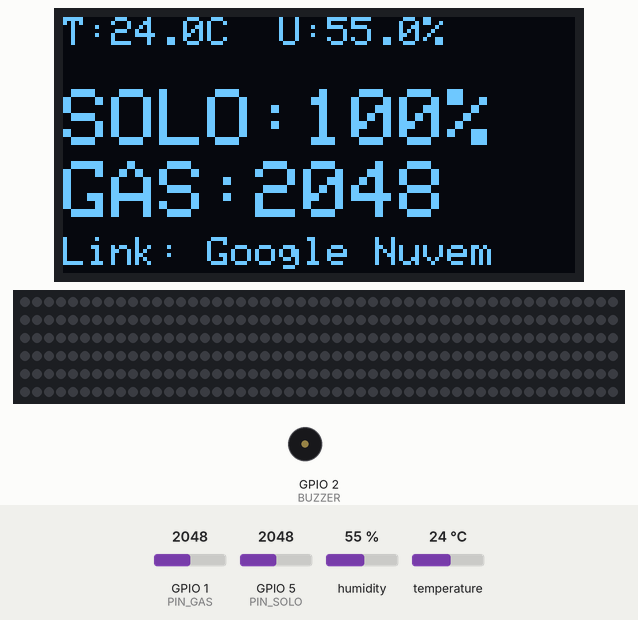
Bench run of a sketch on a simulated ESP32. Shown: 128×64 one-colour display, 300 RGB LEDs in strip order, left to right, continuing on the next row, buzzer (waves = sounding). The test bench sets the inputs (shaded band); at power-on: humidity 55 %, temperature 24 °C, GPIO 1 (PIN_GAS) = 2048, GPIO 5 (PIN_SOLO) = 2048. WiFi joins after 1.5 s; servers stay silent unless stated; uploads are accepted with an empty reply; what the sketch prints to the serial monitor is not drawn.

Above: at 13.7 s.
13.8 s: humidity set to 22 %
At 15.7 s:
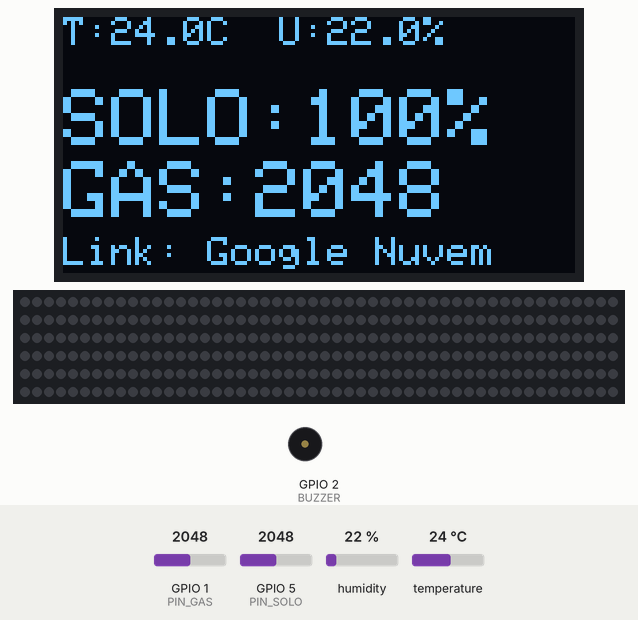
16.0 s: temperature set to 12 °C
At 17.2 s:
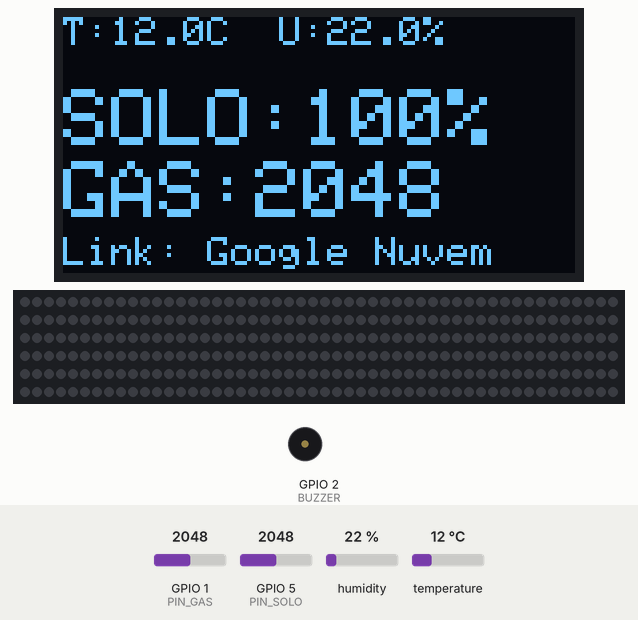
18.1 s: GPIO 1 (PIN_GAS) set to 2866
At 18.7 s:
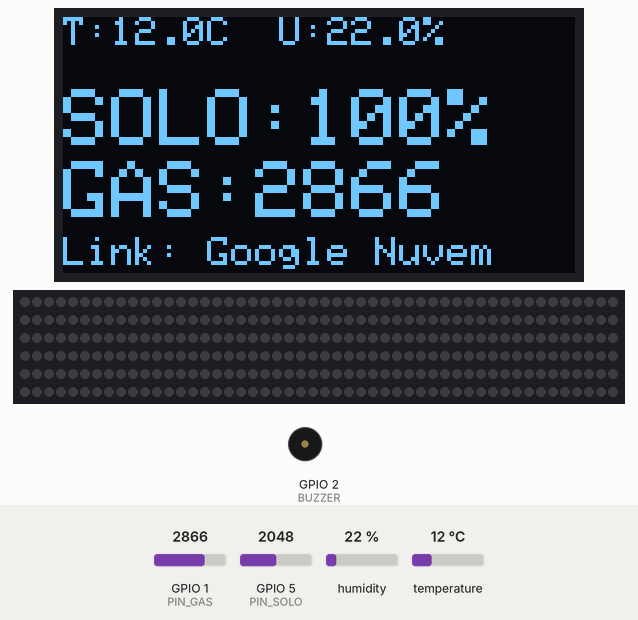
19.6 s: GPIO 5 (PIN_SOLO) set to 2866
At 20.5 s:
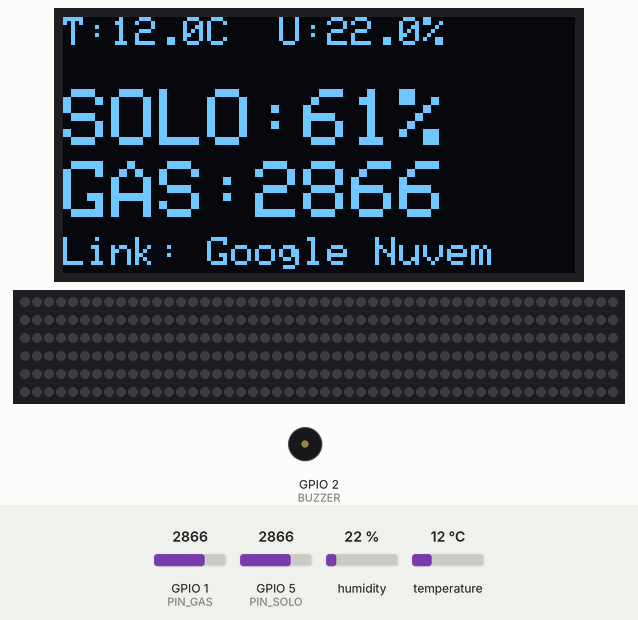
21.1 s: GPIO 1 (PIN_GAS) set to 3972
At 21.6 s:
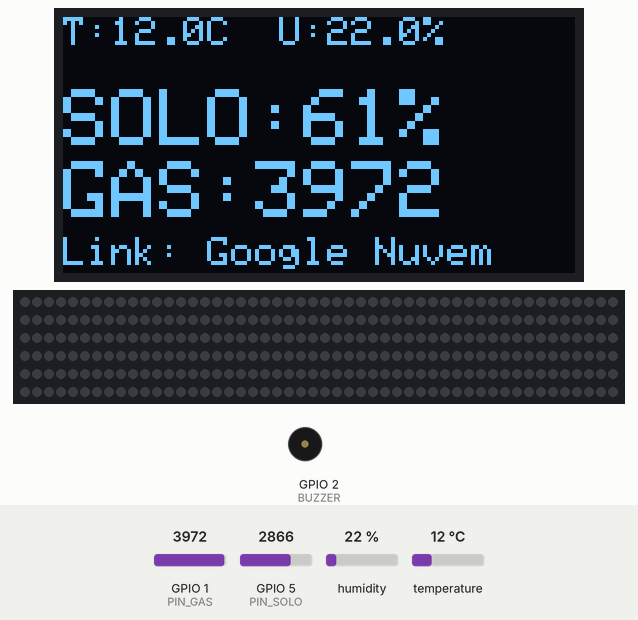
22.6 s: GPIO 5 (PIN_SOLO) set to 3972
At 23.7 s:
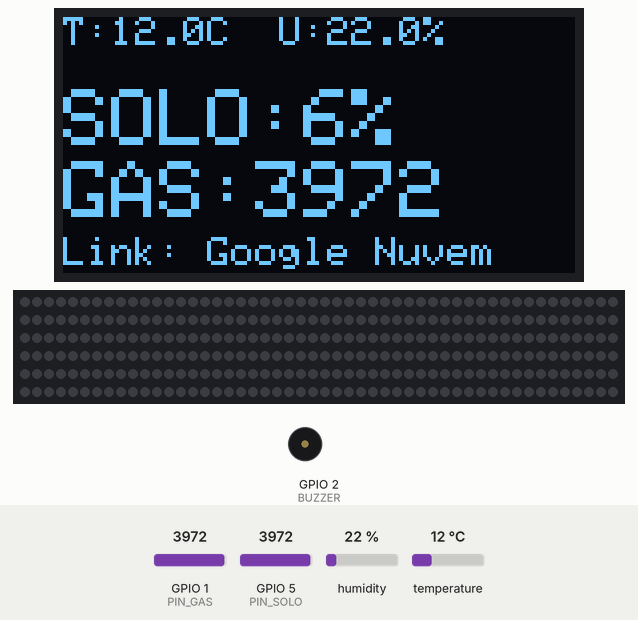
Timing chart, 0 to 25.1 s (numbered marks = the images above; inputs shaded):
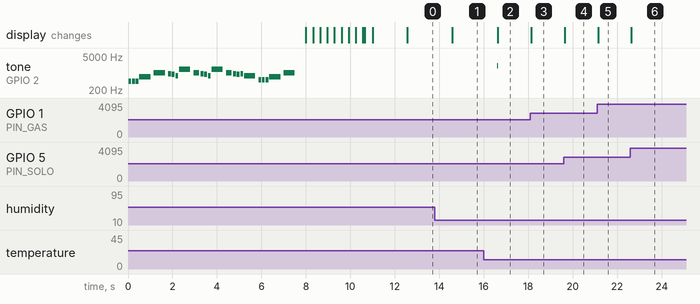

Measured:
- after the input at 13.8 s, the display: changes after 0.79 s (image 1)
- after the input at 16.0 s, tone on GPIO 2 (BUZZER): silent → 2000 Hz after 0.60 s, → silent 0.05 s later; the display: changes after 0.63 s (image 2)
- after the input at 18.1 s, the display: changes at once (image 3)
- after the input at 19.6 s, the display: changes after 0.05 s (image 4)
- after the input at 21.1 s, the display: changes after 0.05 s (image 5)
- after the input at 22.6 s, the display: changes at once (image 6)

The sketch:

esp.ino
```cpp
#include <WiFi.h>
#include <HTTPClient.h>
#include <WiFiClientSecure.h>
#include <DHT.h>
#include <Adafruit_GFX.h>
#include <Adafruit_SSD1306.h>
#include <Adafruit_NeoPixel.h>

// =================================================================
// SEU LINK DO GOOGLE APPS SCRIPT (APP DA WEB) CONFIGURADO!
// =================================================================
String URL_DO_GOOGLE = "https://script.google.com/macros/s/AKfycbxbeYkmxLtzrdt7WGx2PgVb7fc_UVgBTdQXTueUipQH_OoCT2Z_4wAQcTXXDWwtDb6IGw/exec";

// ================= CONFIGURAÇÃO WIFI =================
const char* ssid = "S24 Ultra de Thiago";
const char* password = "12345678";

// ========================= PINAGEM =============================
#define DHTPIN 40         // G40 - Sensor de Temperatura e Umidade
#define DHTTYPE DHT11

#define BUZZER 2          // G2  - Sirene/Bip
#define PIN_GAS 1         // G1  - Sensor de Gás (Analógico)
#define PIN_SOLO 5        // G5 Sensor humidade solo

// --- CONTROLES DE ATUAÇÃO ---
#define PIN_FITA 18       // Dados da Fita LED Endereçável
#define NUM_LEDS 300      // Quantidade de LEDs
#define PIN_RELE1 19      // Relé 1 (Cooler)
#define PIN_RELE2 21      // Relé 2 (Bomba d'Água / Umidificador)
#define PIN_RELE_PULSO 45 // NOVO: Relé extra que pulsa

// --- PINOS DO OLED ---
#define SDA_PIN 41        // G41
#define SCL_PIN 42        // G42

#define SCREEN_WIDTH 128
#define SCREEN_HEIGHT 64

Adafruit_SSD1306 display(SCREEN_WIDTH, SCREEN_HEIGHT, &Wire, -1);
DHT dht(DHTPIN, DHTTYPE);
Adafruit_NeoPixel fita(NUM_LEDS, PIN_FITA, NEO_GRB + NEO_KHZ800);

// --- VARIÁVEIS DE ESTADO ---
float ultimaTemp = -999;
bool estadoFita = false;
bool estadoRele1 = false;
bool estadoRele2 = false;

// --- VARIÁVEIS PARA O AUTODESLIGAMENTO DA BOMBA ---
unsigned long tempoInicioBomba = 0;
const long intervaloBomba = 5000; // 5 segundos

// --- TEMPORIZADOR PARA NUVEM ---
unsigned long tempoAnterior = 0;
const long intervaloEnvio = 3000; // Envia os dados e checa botões a cada 5 segundos

// ================= NOTAS STAR WARS =================
#define NOTE_AS4 466
#define NOTE_C5  523
#define NOTE_CS5 554
#define NOTE_D5  587
#define NOTE_DS5 622
#define NOTE_E5  659
#define NOTE_F5  698
#define NOTE_FS5 740
#define NOTE_G5  784
#define NOTE_GS5 831
#define NOTE_A5  880
#define NOTE_AS5 932
#define NOTE_B5  988
#define NOTE_C6  1047
#define NOTE_F6  1397

void tocarStarWars() {
  int melody[] = { NOTE_AS4, NOTE_AS4, NOTE_AS4, NOTE_F5, NOTE_C6, NOTE_AS5, NOTE_A5, NOTE_G5, NOTE_F6, NOTE_C6, NOTE_AS5, NOTE_A5, NOTE_G5, NOTE_F6, NOTE_C6, NOTE_AS5, NOTE_A5, NOTE_AS5, NOTE_G5, NOTE_C5, NOTE_C5, NOTE_C5, NOTE_F5, NOTE_C6 };
  int durations[] = { 8, 8, 8, 2, 2, 8, 8, 8, 2, 4, 8, 8, 8, 2, 4, 8, 8, 8, 2, 8, 8, 8, 2, 2 };
  int tamanho = sizeof(melody) / sizeof(melody[0]);
  for (int thisNote = 0; thisNote < tamanho; thisNote++) {
    int noteDuration = 1000 / durations[thisNote];
    tone(BUZZER, melody[thisNote], noteDuration);
    delay(noteDuration * 1.30);
    noTone(BUZZER);
  }
}

// ========================= ATUADORES ======================
void atualizarFita() {
  if(estadoFita) {
    for(int i=0; i<NUM_LEDS; i++) {
      if (i % 2 == 0) {
        // Se o número do LED for par (0, 2, 4...), pinta de Roxo
        fita.setPixelColor(i, fita.Color(160, 32, 240));
      } else {
        // Se o número do LED for ímpar (1, 3, 5...), pinta de Rosa
        fita.setPixelColor(i, fita.Color(255, 20, 147));
      }
    }
  } else {
    fita.clear();
  }
  fita.show();
}

// NOVO: Função para dar um pulso rápido no relé 45
void pulsarReleExtra() {
  pinMode(PIN_RELE_PULSO, OUTPUT);
  digitalWrite(PIN_RELE_PULSO, LOW); // Liga o relé
  delay(300);                        // Mantém ligado por 300ms (rapidamente)
  pinMode(PIN_RELE_PULSO, INPUT);    // Desliga usando o truque da alta impedância
}

// Essa função lê o que o Google Script respondeu
void processarComando(String cmd) {
  cmd.trim();
  if (cmd == "OK" || cmd == "") return; // Sem comandos novos

  Serial.println("Comando do Google: " + cmd);

  if (cmd == "TOGGLE_FITA") {
    estadoFita = !estadoFita;
    atualizarFita();
  }
  else if (cmd == "TOGGLE_RELE1") {
    estadoRele1 = !estadoRele1;
    // Dispara o pulso do relé 45 assim que o estado do relé 2 (Umidificador) muda
    pulsarReleExtra();

    if (estadoRele1) {
      // Para LIGAR: Configura como saída e manda 0V
      pinMode(PIN_RELE1, OUTPUT);
      digitalWrite(PIN_RELE1, LOW);
    } else {
      // Para DESLIGAR: Truque da Alta Impedância
      pinMode(PIN_RELE1, INPUT);
    }
  }
  else if (cmd == "TOGGLE_RELE2") {
    estadoRele2 = !estadoRele2;

    if (estadoRele2) {
      // Para LIGAR: Configura como saída e manda 0V
      pinMode(PIN_RELE2, OUTPUT);
      digitalWrite(PIN_RELE2, LOW);
      tempoInicioBomba = millis(); // <--- INICIA O CRONÔMETRO DE 5 SEGUNDOS
    } else {
      // Para DESLIGAR manualmente: Truque da Alta Impedância
      pinMode(PIN_RELE2, INPUT);
    }
  }
  else if (cmd == "RESTART") {
    display.clearDisplay(); display.setCursor(0,20); display.print("REINICIANDO..."); display.display();
    delay(2000);
    ESP.restart();
  }
}

// ========================= LETREIRO OLED ======================
void mostrarLetreiro() {
  display.clearDisplay();
  display.setTextSize(2);
  display.setTextColor(SSD1306_WHITE);
  display.setTextWrap(false);

  String texto = "ESTUFA INTELIGENTE TIGAS    ";
  int larguraTexto = texto.length() * 12;

  tocarStarWars();

  for (int x = SCREEN_WIDTH; x > -larguraTexto; x -= 5) {
    display.clearDisplay();
    display.setCursor(x, 25);
    display.print(texto);
    display.display();
    delay(10);
  }
  display.setTextWrap(true);
}

// ========================= SETUP ======================
void setup() {
  Serial.begin(115200);

  pinMode(BUZZER, OUTPUT);

  // TRUQUE PARA INICIAR DESLIGADO NO BOOT
  pinMode(PIN_RELE1, INPUT);
  // TRUQUE PARA INICIAR DESLIGADO NO BOOT
  pinMode(PIN_RELE2, INPUT);
  // TRUQUE PARA INICIAR DESLIGADO NO BOOT (NOVO RELÉ G45)
  pinMode(PIN_RELE_PULSO, INPUT);

  pinMode(PIN_SOLO, INPUT);
  pinMode(PIN_GAS, INPUT);

  Wire.begin(SDA_PIN, SCL_PIN);
  if(!display.begin(SSD1306_SWITCHCAPVCC, 0x3C)) {
    Serial.println(F("AVISO: Falha no OLED."));
  } else {
    mostrarLetreiro();
  }

  fita.begin();
  fita.setBrightness(50);
  fita.show();

  dht.begin();

  // Conectar no WiFi
  WiFi.begin(ssid, password);
  display.clearDisplay();
  display.setCursor(0,0);
  display.print("Conectando WiFi...");
  display.display();

  int tentativas = 0;
  while (WiFi.status() != WL_CONNECTED && tentativas < 20) {
    delay(500);
    Serial.print(".");
    tentativas++;
  }

  if(WiFi.status() == WL_CONNECTED) {
    Serial.println("\nConectado!");
    Serial.println(WiFi.localIP());
  } else {
    Serial.println("\nFALHA NO WIFI!");
  }
}

// ========================= LOOP ======================
void loop() {
  float temp = dht.readTemperature();
  float umid = dht.readHumidity();

  if (isnan(temp)) temp = 0.0;
  if (isnan(umid)) umid = 0.0;

  // ALTERADO: Limite de 3100 para compensar a leitura do seu sensor na água
  // Serial.println(analogRead(PIN_SOLO)); // Linha de calibração de sensor
  int s = map(analogRead(PIN_SOLO), 4092, 2110, 0, 100);
  if (s > 100) s = 100;
  if (s < 0) s = 0;

  int gasRaw = analogRead(PIN_GAS);

  // Bip Inteligente (só bipa se mudar temperatura)
  if (abs(temp - ultimaTemp) >= 1.0 && temp != 0.0) {
    if(ultimaTemp != -999) tone(BUZZER, 2000, 50);
    ultimaTemp = temp;
  }

  // =====================================================================
  // --- MÁGICA: AUTODESLIGAMENTO DA BOMBA (5 SEGUNDOS) ---
  // =====================================================================
  if (estadoRele2) {
    if (millis() - tempoInicioBomba >= intervaloBomba) {
      estadoRele2 = false;       // Muda a variável interna
      pinMode(PIN_RELE2, INPUT); // Desliga a bomba de verdade no hardware

      // Dispara o pulso do relé extra quando a bomba desliga sozinha
      pulsarReleExtra();

      Serial.println(">>> BOMBA DESLIGADA PELO TIMER DO ESP32 <<<");
    }
  }

  // --- OLED ---
  display.clearDisplay();
  display.setTextSize(1);
  display.setCursor(0, 0); display.print("T:"); display.print(temp, 1); display.print("C  U:"); display.print(umid, 1); display.print("%");
  display.setTextSize(2);
  display.setCursor(0, 18); display.print("SOLO:"); display.print(s); display.print("%");
  display.setCursor(0, 36); display.print("GAS:"); display.print(gasRaw);
  display.setTextSize(1);
  display.setCursor(0, 55); display.print("Link: Google Nuvem");
  display.display();

  // =====================================================================
  // --- COMUNICAÇÃO COM O GOOGLE A CADA 5 SEGUNDOS ---
  // =====================================================================
  unsigned long tempoAtual = millis();
  if (tempoAtual - tempoAnterior >= intervaloEnvio) {
    tempoAnterior = tempoAtual;

    if (WiFi.status() == WL_CONNECTED) {

      WiFiClientSecure client;
      client.setInsecure(); // Necessário para sites HTTPS (Google)
      HTTPClient http;

      // Cria a URL enviando todos os dados como parâmetros
      String urlFinal = URL_DO_GOOGLE +
                        "?temp=" + String(temp, 1) +
                        "&umid=" + String(umid, 1) +
                        "&solo=" + String(s) +
                        "&gas=" + String(gasRaw) +
                        "&fita=" + String(estadoFita) +
                        "&r1=" + String(estadoRele1) +
                        "&r2=" + String(estadoRele2) +  // Aqui o ESP32 avisa a planilha se a bomba está ligada ou não
                        "&esp_ip=" + WiFi.localIP().toString();

      Serial.println("-> Enviando dados para o Google...");

      http.begin(client, urlFinal);

      // =================================================================
      // A MÁGICA DOS BOTÕES: Força o ESP32 a seguir o Google Apps Script!
      // =================================================================
      http.setFollowRedirects(HTTPC_STRICT_FOLLOW_REDIRECTS);

      int httpCode = http.GET();

      // Se a conexão com o Google deu certo
      if (httpCode > 0) {
        String respostaGoogle = http.getString();
        processarComando(respostaGoogle); // Checa se o botão foi apertado no HTML
      } else {
        Serial.println("Erro HTTPS: " + String(httpCode));
      }
      http.end();
    }
  }
}
```
